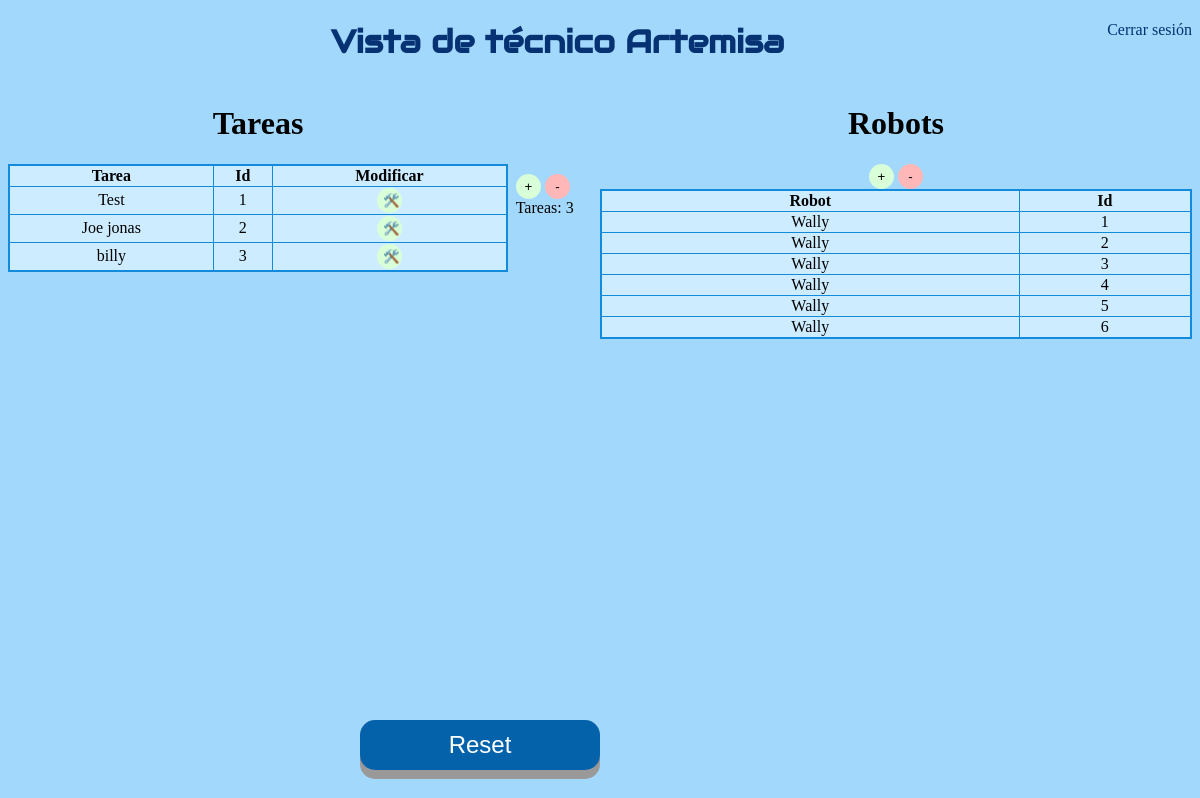
The app's page /Interfaz_tecnico.html, older data.
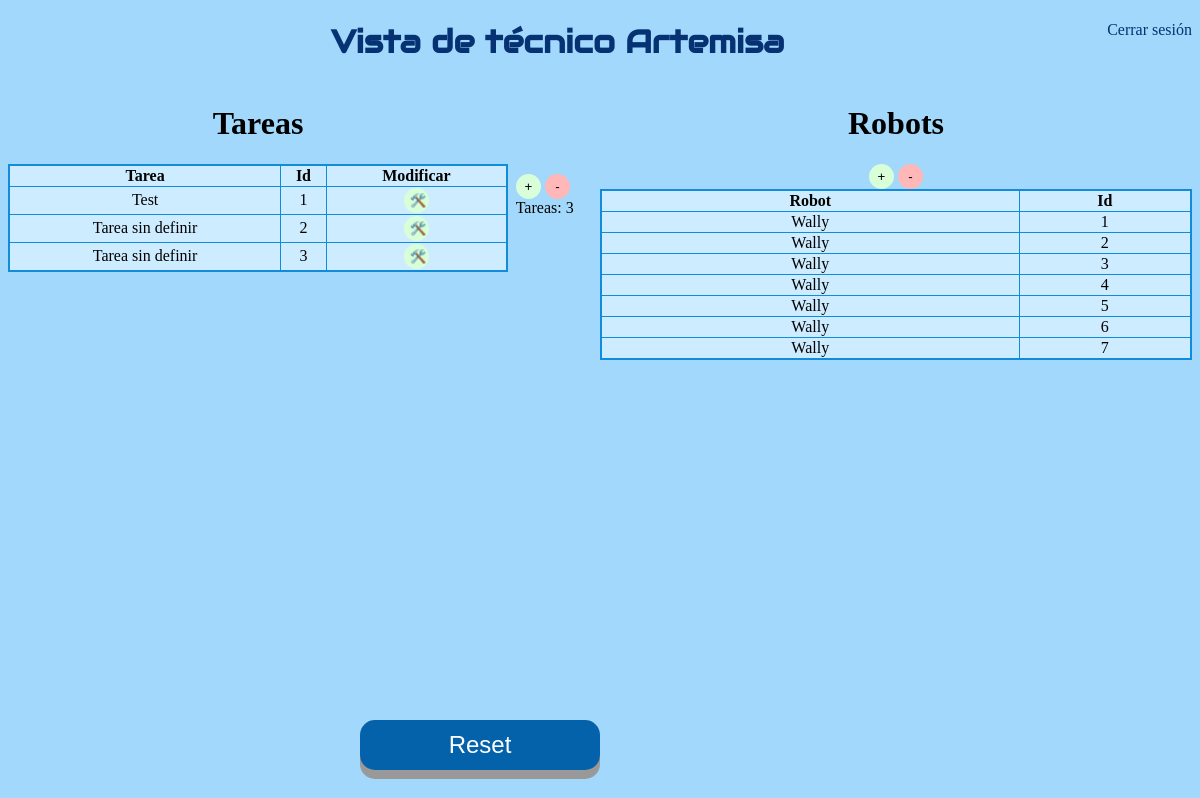
The same page, newer data.
### app.py (models this page shows)
class Todo(db.Model):
    id = db.Column(db.Integer, primary_key=True)
    content = db.Column(db.String(200), nullable=False)
    completed = db.Column(db.Integer, default=0)
    priority = db.Column(db.Integer, default=0)         # Nueva tabla
    descripcion = db.Column(db.String(200))             # Descripcion
    atributos = db.Column(db.String(800))               # Atributos

class Robo(db.Model):
    id = db.Column(db.Integer, primary_key=True)
    nombre = db.Column(db.String(200), nullable=False)

### app.py (the view)
@app.route('/Interfaz_tecnico.html', methods=['POST','GET'])     # Redireccion a Tecnico
def tecnico():
    tasks = Todo.query.order_by(Todo.id).all() # Este método nos devuelve todos los elementos de la tabla de la base de datos
    rob = Robo.query.order_by(Robo.id).all()
    return render_template('Interfaz_tecnico.html', tasks=tasks, rob=rob) # Presentar las tareas

### templates/Interfaz_tecnico.html (shortened to what this page needs)
{% extends 'base.html' %}
{% block head %}
</head>
{% endblock %}
{% block body %}
<a style="float:right" href="index.html">Cerrar sesión</a>
<center>
  <h1 class="principal"> Vista de técnico Artemisa</h1>
</center>
<div class="inline-div-izquierda">
  <h1 class="Copper">Tareas</h1>
  <center>
    <table>
      <tr>
          <th> Tarea</th>
          <th> Id </th>
          <th> Modificar </th>
      </tr>
      {% for task in tasks %}
        {% if task.id!=0 %}
          <tr>
            <td> {{ task.content }}</td>
            <td> {{ task.id }} </td>
            <td> <button type="button" class="button3" onClick="window.location.href='/update/{{ task.id }}';">🛠️</button> </td>
          </tr>
        {% endif %}
      {% endfor %}
      </table>
  </center>
</div>
<div class="inline-div-izquierda2">
  <br> <br> <br> <br> <br>
  <button type="button" class="button3" onClick="window.location.href='/new_update/{{ tasks[-1].id }}';">+</button>
  <button type="button" class="button4" onClick="window.location.href='/delete';">-</button>
 <br> &nbsp;
  Tareas:
  <a id="clicks">{{ tasks[-1].id }}</a> <br>
</div>
<center>
  <div class="inline-div-derecha">
    <h1 class="Copper"> Robots</h1>
    <button type="button" class="button3" onClick="window.location.href='/nuevo_robot';">+</button>
    <button type="button" class="button4" onClick="window.location.href='/delete_robot';">-</button>
    <br>
    <table>
      <tr>
          <th> Robot</th>
          <th> Id </th>
      </tr>
      {% for robot in rob %}
          <tr>
            <td> {{ robot.nombre }}</td>
            <td> {{ robot.id }} </td>
          </tr>
      {% endfor %}
      </table>
  </div>
  <br>
  <br>
</center>
<br> <br> <br> <br> <br> <br> <br> <br> <br> <br> <br> <br> <br> <br> <br> <br> <br> <br> <br> <br> <br>
<center>
  <button id="boton2" class="button2" onclick="window.location.href='/reset';">Reset</button>
</center>
  {% endblock %}

Row changes from the older to the newer data that the page shows:
changed Todo id 2: content "Joe jonas" → "Tarea sin definir"
changed Todo id 3: content "billy" → "Tarea sin definir"
added Robo: nombre "Wally", id "7"
